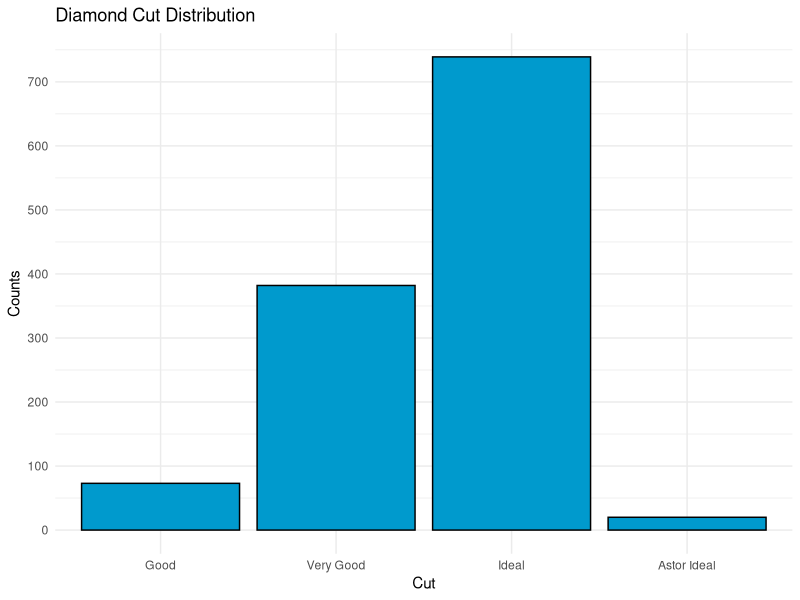
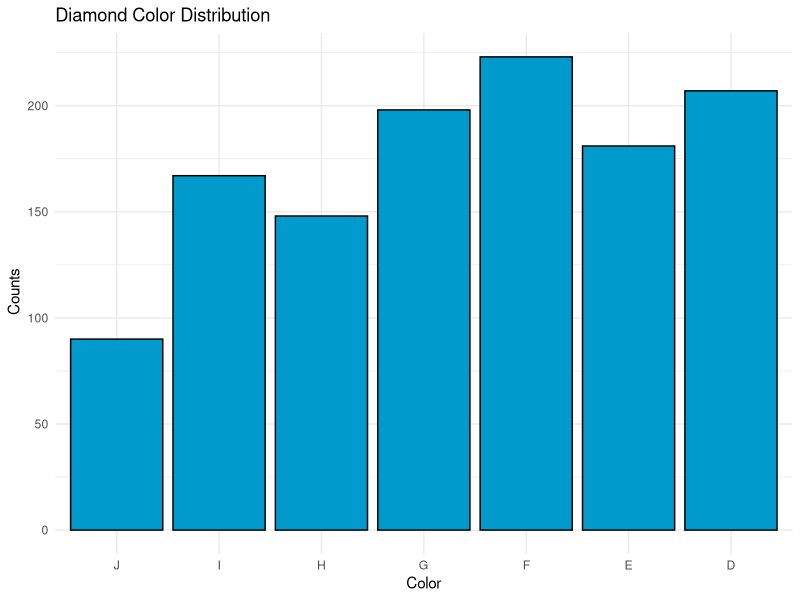
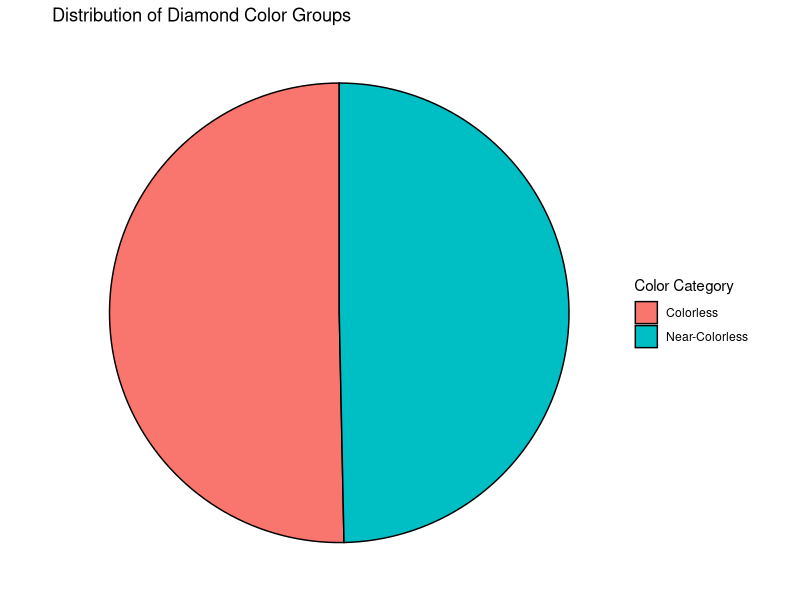
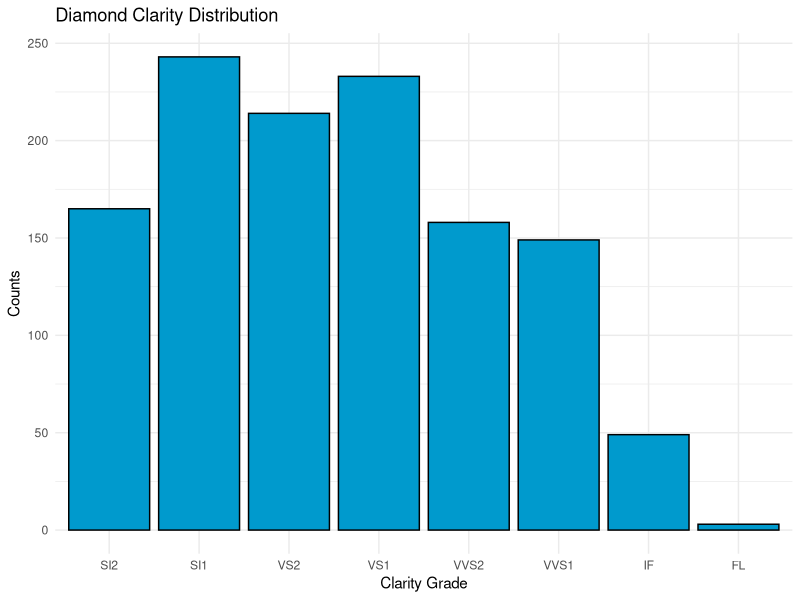
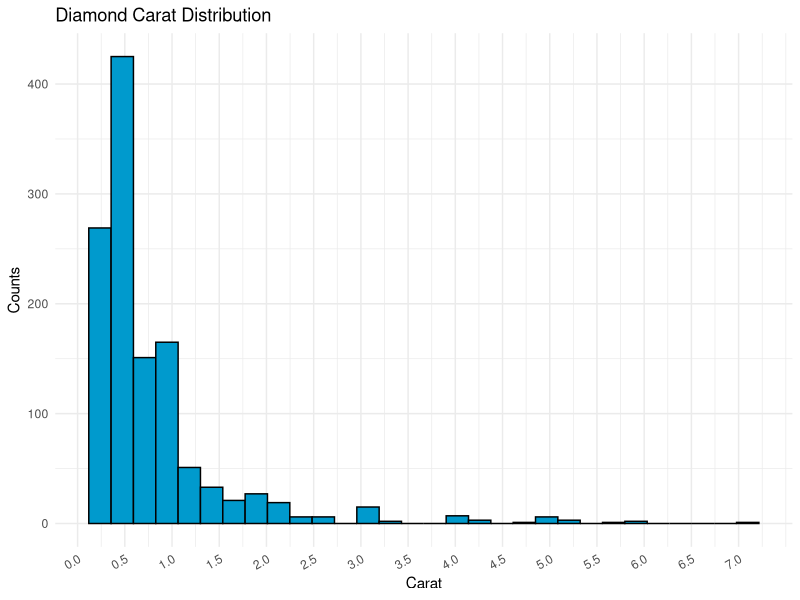
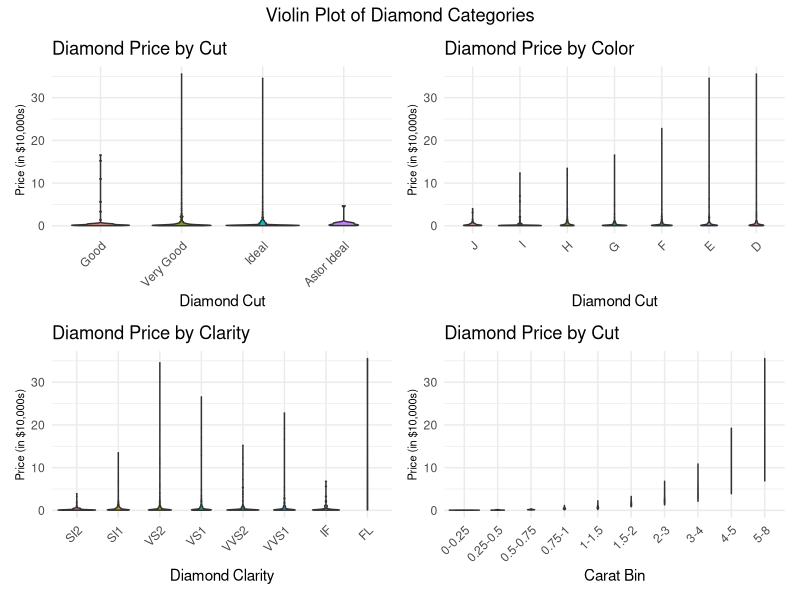
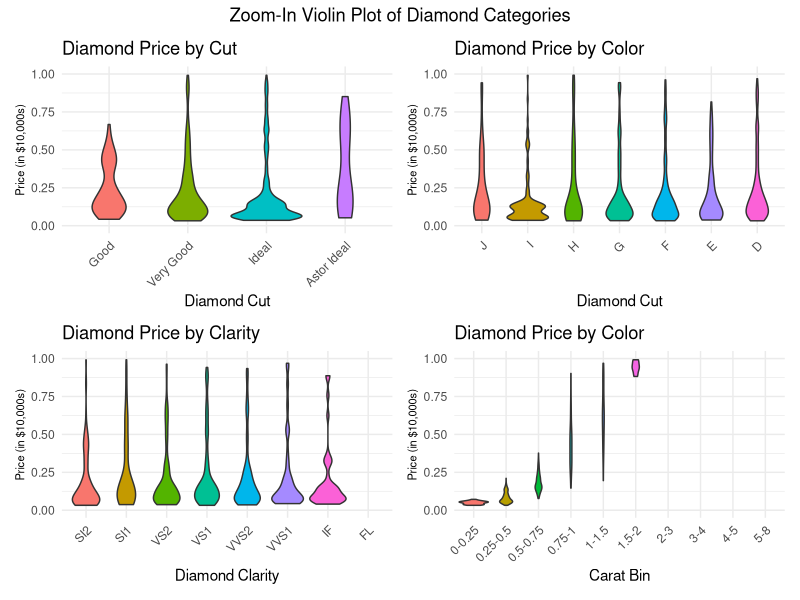
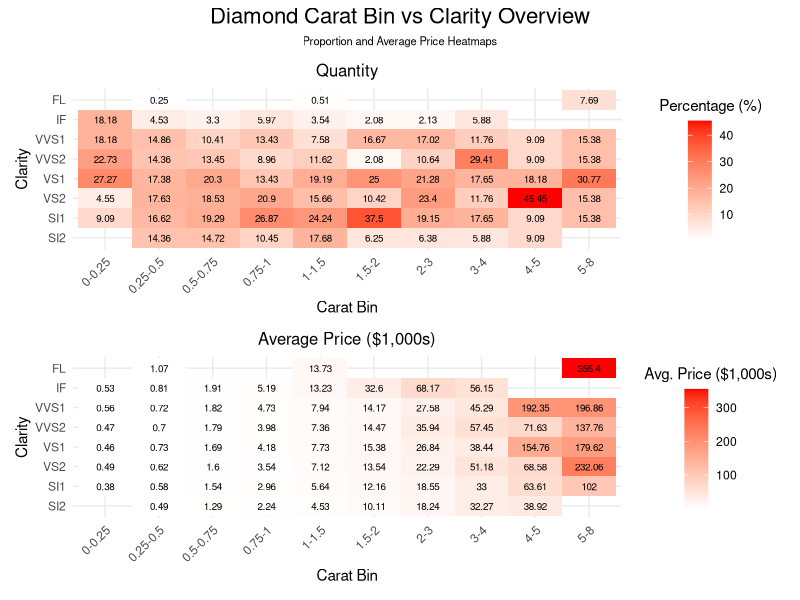

Here is the R script that generated these plots, in order: (Note: this script raises an error after producing the figures.)
## ---- chunk 1
rm(list = ls())
library(tidyverse)
library(MASS)
library(patchwork)
library(kableExtra)
library(knitr)
library(scales)


diamond <- read.csv("diamonds4.csv")
## ---- chunk 2
diamond<-diamond%>%
  mutate(cut=cut%>%
           fct_relevel(c("Good","Very Good","Ideal","Astor Ideal")))%>%
  mutate(clarity=clarity%>%
           fct_relevel(c("SI2","SI1","VS2","VS1","VVS2","VVS1","IF","FL")))%>%
  mutate(color=color%>%
           fct_relevel(c("J","I","H","G","F","E","D")))

diamond <- diamond %>%
  mutate(carat_bin = cut(carat,
                         breaks = c(0, 0.25, 0.5, 0.75, 1, 1.5, 2, 3, 4, 5, 8),
                         labels = c("0-0.25", "0.25-0.5", "0.5-0.75", "0.75-1", "1-1.5", "1.5-2", "2-3", "3-4", "4-5", "5-8")),
                         right = FALSE) %>%
  drop_na(carat) 

carat_new_bins <- diamond %>%
  drop_na(carat) %>%
  mutate(carat_bin = cut(carat,
                         breaks = c(0, 0.25, 0.5, 0.75, 1, 1.5, 2, 3, 4, 5, 8),
                         labels = c("0-0.25", "0.25-0.5", "0.5-0.75", "0.75-1", "1-1.5", "1.5-2", "2-3", "3-4", "4-5", "5-8"),
                         right = FALSE))

CutCarat<-carat_new_bins%>%
  group_by(cut,carat_bin)%>%
  summarise(Ave_Price=round(mean(price),0))%>%
  ungroup()

ColorCarat<-carat_new_bins%>%
  group_by(color,carat_bin)%>%
  summarise(Ave_Price=round(mean(price),0))%>%
  ungroup()

ClarityCarat<-carat_new_bins%>%
  group_by(clarity,carat_bin)%>%
  summarise(Ave_Price=round(mean(price),0))%>%
  ungroup()

CutColor<- carat_new_bins %>%
  group_by(cut,color)%>%
  summarise(Ave_Price=round(mean(price),0))%>%
  ungroup()
## ---- chunk 3
ggplot(diamond, aes(x=cut))+
  geom_bar(fill = "deepskyblue3", color ="black")+
  scale_y_continuous(breaks=seq(0,800,100))+
  labs(x="Cut", y="Counts",
       title="Diamond Cut Distribution") + 
  theme_minimal() + 
  theme(legend.position = "none")
## ---- chunk 4
ggplot(diamond, aes(x=color)) +
  geom_bar(fill = "deepskyblue3", color ="black") +
  labs(title = "Diamond Color Distribution",
       x = "Color",
       y = " Counts") +
  theme_minimal() 
## ---- chunk 5

diamond <- diamond %>%
  mutate(color_category = case_when(
    color %in% c("D", "E", "F") ~ "Colorless",
    color %in% c("G", "H", "I", "J") ~ "Near-Colorless",
    color %in% c("K") ~ "Faint"
  ))

color_counts <- diamond %>%
  count(color_category)

ggplot(color_counts, aes(x="", y=n, fill=color_category)) + 
  geom_bar(stat="identity", width=1, color="black") + 
  coord_polar("y", start=0) + 
  labs(title = "Distribution of Diamond Color Groups",
       x = NULL,
       y = NULL,
       fill = "Color Category") + 
  theme_void()
## ---- chunk 6
# arrange clarity by rating
clarity_ordered <- diamond %>%
  mutate(clarity = factor(clarity, levels = c("SI2", "SI1", "VS2", "VS1", "VVS2", "VVS1", "IF", "FL"))) %>%
  arrange(clarity)

# bar chart of counts and clarity grade
ggplot(clarity_ordered, aes(x=clarity))+
  geom_bar(fill = "deepskyblue3", color = "black")+
  labs(x="Clarity Grade", y="Counts", title="Diamond Clarity Distribution") +
  theme_minimal()
## ---- chunk 7
ggplot(diamond, aes(x = carat)) +
  geom_histogram(fill = "deepskyblue3", color = "black") + 
  labs(title = "Diamond Carat Distribution",x = "Carat",y = "Counts") +
  scale_x_continuous(breaks = seq(0, max(diamond$carat), by = 0.5)) +
  scale_y_continuous(labels = scales::comma) +
  theme_minimal() + 
  theme(axis.text.x = element_text(angle = 30, hjust = 1))

## ---- chunk 8

carat_summary <- diamond %>%
  mutate(carat_bin = cut(carat, breaks = c(0, 0.25, 0.5, 0.75, 1, 1.5, 2, 3, 4, 5, 6, 7, 8), right = FALSE)) %>%
  drop_na(carat_bin) %>%
  count(carat_bin) %>%
  mutate(proportions = round(n / sum(n), 3))
kable(carat_summary, col.names = c("Carat Range", "Counts", "Proportion"),
      caption = "Summary of diamond by Carat Range") %>%
  kable_styling(full_width = FALSE, position = "center", latex_options = c("HOLD_position", "striped")) %>%
  column_spec(1, width = "5cm") %>%
  column_spec(2, width = "3cm") %>%
  column_spec(3, width = "3cm")

## ---- chunk 9
g1 <- ggplot(diamond, aes(x = cut, y = price/10000, fill = cut)) + 
  geom_violin() +
  labs(title = "Diamond Price by Cut",
       x = "Diamond Cut",
       y = "Price (in $10,000s)") +
  theme_minimal() +
  theme(legend.position = "none",
        axis.text.x = element_text(angle = 45, hjust = 1),
        axis.title.y = element_text(size = 8))


g2 <- ggplot(diamond, aes(x = color, y = price/10000, fill = color)) + 
  geom_violin() +
  labs(title = "Diamond Price by Color",
       x = "Diamond Cut",
       y = "Price (in $10,000s)") +
  theme_minimal() +
  theme(legend.position = "none",
        axis.text.x = element_text(angle = 45, hjust = 1),
        axis.title.y = element_text(size = 8))

g3 <- ggplot(diamond, aes(x = clarity, y = price/10000, fill = clarity)) + 
  geom_violin() +
  labs(title = "Diamond Price by Clarity",
       x = "Diamond Clarity",
       y = "Price (in $10,000s)") +
  theme_minimal() +
  theme(legend.position = "none",
        axis.text.x = element_text(angle = 45, hjust = 1),
        axis.title.y = element_text(size = 8))

g4 <- ggplot(diamond, aes(x = carat_bin, y = price/10000, fill = carat_bin)) + 
  geom_violin() +
  labs(title = "Diamond Price by Cut",
       x = "Carat Bin",
       y = "Price (in $10,000s)") +
  theme_minimal() +
  theme(legend.position = "none",
        axis.text.x = element_text(angle = 45, hjust = 1),
        axis.title.y = element_text(size = 8))

(g1 | g2) / (g3 | g4) + 
  plot_annotation(title = "Violin Plot of Diamond Categories", 
  theme = theme(plot.title = element_text(hjust = 0.5)))
## ---- chunk 10
g1 <- ggplot(diamond, aes(x = cut, y = price/10000, fill = cut)) + 
  geom_violin() +
  scale_y_continuous(limits = c(0, 1))  +
  theme_minimal() +
  labs(title = "Diamond Price by Cut",
       x = "Diamond Cut",
       y = "Price (in $10,000s)") +
  theme(legend.position = "none",
        axis.text.x = element_text(angle = 45, hjust = 1),
        axis.title.y = element_text(size = 8))

g2 <- ggplot(diamond, aes(x = color, y = price/10000, fill = color)) + 
  geom_violin() +
  scale_y_continuous(limits = c(0, 1))  +
  labs(title = "Diamond Price by Color",
       x = "Diamond Cut",
       y = "Price (in $10,000s)") +
  theme_minimal() +
  theme(legend.position = "none",
        axis.text.x = element_text(angle = 45, hjust = 1),
        axis.title.y = element_text(size = 8))

g3 <- ggplot(diamond, aes(x = clarity, y = price/10000, fill = clarity)) + 
  geom_violin() +
  scale_y_continuous(limits = c(0, 1))  +
  labs(title = "Diamond Price by Clarity",
       x = "Diamond Clarity",
       y = "Price (in $10,000s)") +
  theme_minimal() +
  theme(legend.position = "none",
        axis.text.x = element_text(angle = 45, hjust = 1),
        axis.title.y = element_text(size = 8))

g4 <- ggplot(diamond, aes(x = carat_bin, y = price/10000, fill = carat_bin)) + 
  geom_violin() +
  scale_y_continuous(limits = c(0, 1))  +
  labs(title = "Diamond Price by Color",
       x = "Carat Bin",
       y = "Price (in $10,000s)") +
  theme_minimal() +
  theme(legend.position = "none",
        axis.text.x = element_text(angle = 45, hjust = 1),
        axis.title.y = element_text(size = 8))

(g1 | g2) / (g3 | g4) + 
  plot_annotation(title = "Zoom-In Violin Plot of Diamond Categories", 
  theme = theme(plot.title = element_text(hjust = 0.5)))
## ---- chunk 11
cut_Min_Tab<-CutCarat%>%
  group_by(carat_bin)%>%
  rename(Ave_Price_Cut=Ave_Price)%>%
  mutate(Min_Cut=min(Ave_Price_Cut))%>%
  filter(Ave_Price_Cut==Min_Cut)

cut_Max_Tab<-CutCarat%>%
  group_by(carat_bin)%>%
  rename(Ave_Price_Cut=Ave_Price)%>%
  mutate(Max_Cut=max(Ave_Price_Cut))%>%
  filter(Ave_Price_Cut==Max_Cut)

color_Min_Tab<-ColorCarat%>%
  group_by(carat_bin)%>%
  rename(Ave_Price_Color=Ave_Price)%>%
  mutate(Min_Color=min(Ave_Price_Color))%>%
  filter(Ave_Price_Color==Min_Color)

color_Max_Tab<-ColorCarat%>%
  group_by(carat_bin)%>%
  rename(Ave_Price_Color=Ave_Price)%>%
  mutate(Max_Color=max(Ave_Price_Color))%>%
  filter(Ave_Price_Color==Max_Color)

clarity_Min_Tab<-ClarityCarat%>%
  group_by(carat_bin)%>%
  rename(Ave_Price_Clar=Ave_Price)%>%
  mutate(Min_Clar=min(Ave_Price_Clar))%>%
  filter(Ave_Price_Clar==Min_Clar)

clarity_Max_Tab<-ClarityCarat%>%
  group_by(carat_bin)%>%
  rename(Ave_Price_Clar=Ave_Price)%>%
  mutate(Max_Clar=max(Ave_Price_Clar))%>%
  filter(Ave_Price_Clar==Max_Clar)

clarity_Full_Tab<-bind_rows(clarity_Min_Tab,clarity_Max_Tab)%>%
  arrange(carat_bin,Ave_Price_Clar)

color_Full_Tab<-bind_rows(color_Min_Tab,color_Max_Tab)%>%
  arrange(carat_bin,Ave_Price_Color)

cut_Full_Tab<-bind_rows(cut_Min_Tab,cut_Max_Tab)%>%
  arrange(carat_bin,Ave_Price_Cut)

clarity_tab_calc<-clarity_Full_Tab%>%
  group_by(carat_bin)%>%
  summarize(Price_Rng_Clar=max(Ave_Price_Clar)-min(Ave_Price_Clar))%>%
  dplyr::select(Price_Rng_Clar)

color_tab_calc<-color_Full_Tab%>%
  group_by(carat_bin)%>%
  summarize(Price_Rng_Color=max(Ave_Price_Color)-min(Ave_Price_Color))%>%
  dplyr::select(Price_Rng_Color)

cut_tab_calc<-cut_Full_Tab%>%
  group_by(carat_bin)%>%
  summarize(Price_Rng_Cut=max(Ave_Price_Cut)-min(Ave_Price_Cut))%>%
  dplyr::select(carat_bin,Price_Rng_Cut)

Full_Tab<-bind_cols(cut_tab_calc,color_tab_calc,clarity_tab_calc)
## ---- chunk 12
# new dataframe with carat new bins and clarity ordered
# new dataframe with carat new bins and clarity ordered
carat_new_bins <- clarity_ordered %>%
  drop_na(carat) %>%
  mutate(carat_bin = cut(carat,
                         breaks = c(0, 0.25, 0.5, 0.75, 1, 1.5, 2, 3, 4, 5, 8),
                         labels = c("0-0.25", "0.25-0.5", "0.5-0.75", "0.75-1", "1-1.5", "1.5-2", "2-3", "3-4", "4-5", "5-8"),
                         right = FALSE)) %>%
  drop_na(carat_bin)

# compare carat and clarity by count 
carat_clarity1<-carat_new_bins%>%
  count(carat_bin,clarity)%>%
  group_by(carat_bin)%>%
  mutate(Percentage= round(n/sum(n)*100,2))

# compare carat and clarity by price
carat_clarity2<-carat_new_bins%>%
  group_by(clarity,carat_bin)%>%
  summarise(avg_price=round(mean(price),0))%>%
  ungroup()
 
# Heat maps for diamond carat by clarity
a1 <-ggplot(carat_clarity1,aes(x=carat_bin,y=clarity,fill=Percentage))+
  geom_tile()+
  scale_fill_gradient(low="white",high="red") +
  geom_text(aes(label = Percentage), size = 2.5)+
  labs(x="Carat Bin",
       y="Clarity",
       title="Quantity",
       fill = "Percentage (%)") +
  theme_minimal() +
  theme(axis.text.x = element_text(angle = 45, hjust = 1),
        plot.title = element_text(hjust=0.5, size = 12),
        legend.title = element_text(hjust=0.5, size = 11))

a2 <- ggplot(carat_clarity2,aes(x=carat_bin,y=clarity,fill=avg_price/1000))+
  geom_tile()+
  scale_fill_gradient(low="white",high="red")+
  geom_text(aes(label = round(avg_price/1000,2)), size = 2.5) +
  labs(x="Carat Bin",y="Clarity",
       title="Average Price ($1,000s)",
       fill = "Avg. Price ($1,000s)") +
  theme_minimal() +
  theme(axis.text.x = element_text(angle = 45, hjust = 1),
        plot.title = element_text(hjust=0.5, size = 12),
        legend.title = element_text(hjust=0.5, size = 11))

a1/a2 + 
  plot_annotation(title = "Diamond Carat Bin vs Clarity Overview",
                  subtitle = "Proportion and Average Price Heatmaps",
                  theme = theme(
                    plot.title = element_text(hjust = 0.5, size = 16),
                    plot.subtitle = element_text(hjust = 0.5, size =8 )
  ))
## ---- chunk 13
b1 <- ggplot(CutCarat,aes(x=carat_bin,y=cut,fill=Ave_Price/1000))+
  geom_tile()+
  scale_fill_gradient(low="white",high="blue")+
  geom_text(aes(label=round(Ave_Price/1000, 2)), size = 2.5)+
  labs(x="Carat Bin",
       y="Cut",
       title="Average Price ($1,000s)",
       fill = "Avg. Price ($1,000s)") +
  theme_minimal() +
  theme(axis.text.x = element_text(angle = 45, hjust = 1),
        plot.title = element_text(hjust=0.5, size = 12),
        legend.title = element_text(hjust=0.5, size = 11))

cut_carrat <- diamond %>%
  count(cut, carat_bin) %>%
  group_by(cut) %>%
  mutate(Percentage= round(n/sum(n)*100,2))

  
b2 <- ggplot(cut_carrat, aes(x = carat_bin, y = cut, fill = Percentage))+
  geom_tile() +
  scale_fill_gradient(low = "white", high = "blue") +
  geom_text(aes(label = Percentage), size = 2.5) +
  labs(
    x = "Carat Bin",
    y = "Cut",
    title = "Quantity",
    fill = "Percentage (%)"
  ) +
  theme_minimal() +
  theme(axis.text.x = element_text(angle = 45, hjust = 1),
        plot.title = element_text(hjust=0.5, size = 12),
        legend.title = element_text(hjust=0.5, size = 11))


b2/b1 + 
  plot_annotation(title = "Diamond Carat vs Cut Overview",
                  subtitle = "Proportion and Average Price Heatmaps",
                  theme = theme(
                    plot.title = element_text(hjust = 0.5, size = 16),
                    plot.subtitle = element_text(hjust = 0.5, size =8 )
  ))
## ---- chunk 14
c1 <- ggplot(ColorCarat,aes(x=color,y=carat_bin,fill=Ave_Price/1000))+
  geom_tile()+
  scale_fill_gradient(low="white",high="darkgreen")+
  geom_text(aes(label=round(Ave_Price/1000, 2)), size = 2.5)+
  labs(x="Color",
       y="Carat Bin",
       title="Average Price ($1,000s)",
       fill = "Avg. Price ($1,000s)") +
  theme_minimal() +
  theme(axis.text.x = element_text(hjust = 1),
        plot.title = element_text(hjust=0.5, size = 12),
        legend.title = element_text(hjust=0.5, size = 11))

color_carat <- diamond %>%
  count(color, carat_bin) %>%
  group_by(color) %>%
  mutate(Percentage= round(n/sum(n)*100,2))

  
c2 <- ggplot(color_carat, aes(x = color, y = carat_bin, fill = Percentage))+
  geom_tile() +
  scale_fill_gradient(low = "white", high = "darkgreen") +
  geom_text(aes(label = Percentage), size = 2.5) +
  labs(
    x = "Color",
    y = "Carat Bin",
    title = "Quantity",
    fill = "Percentage (%)"
  ) +
  theme_minimal() +
  theme(axis.text.x = element_text(hjust = 1),
        plot.title = element_text(hjust=0.5, size = 12),
        legend.title = element_text(hjust=0.5, size = 11))

c2/c1 + 
  plot_annotation(title = "Diamond Color vs Carat Bin Overview",
                  subtitle = "Proportion and Average Price Heatmaps",
                  theme = theme(
                    plot.title = element_text(hjust = 0.5, size = 16),
                    plot.subtitle = element_text(hjust = 0.5, size =8 )
  ))
## ---- chunk 15
color_cut <- diamond %>%
  count(cut,color) %>%
  group_by(color) %>%
  mutate(Percentage= round(n/sum(n)*100,2))


d1 <- ggplot(color_cut,aes(x=cut, y=color, fill=Percentage))+
  geom_tile()+
  scale_fill_gradient(low="white",high="purple")+
  geom_text(aes(label=Percentage), size = 2.5)+
  labs(
    x = "Cut",
    y = "Color",
    title = "Quantity",
    fill = "Percentage (%)"
  ) +
  theme_minimal() +
  theme(axis.text.x = element_text(angle = 45, hjust = 1),
        plot.title = element_text(hjust=0.5, size = 12),
        legend.title = element_text(hjust=0.5, size = 11))

d2 <- ggplot(CutColor, aes(x=cut,y=color,fill=Ave_Price/1000))+
  geom_tile()+
  scale_fill_gradient(low="white",high="purple")+
  geom_text(aes(label=round(Ave_Price/1000,2)), size = 2.5)+
  labs(x="Cut",
       y="Color",
       title="Average Price ($1,000s)",
       fill = "Avg. Price ($1,000s)") +
  theme_minimal() +
  theme(axis.text.x = element_text(angle = 45, hjust = 1),
        plot.title = element_text(hjust=0.5, size = 12),
        legend.title = element_text(hjust=0.5, size = 11))

d1/d2 + 
  plot_annotation(title = "Diamond Cut vs Color Overview",
                  subtitle = "Proportion and Average Price Heatmaps",
                  theme = theme(
                    plot.title = element_text(hjust = 0.5, size = 16),
                    plot.subtitle = element_text(hjust = 0.5, size =8 )
  ))
## ---- chunk 16
color_clarity <- diamond %>%
  count(color, clarity) %>%
  group_by(color) %>%
  mutate(Percentage= round(n/sum(n)*100,2))


e1 <- ggplot(color_clarity, aes(x = color, y = clarity, fill = Percentage)) + 
  geom_tile() +
  scale_fill_gradient(low = "white", high = "brown4") +
  geom_text(aes(label = Percentage), size = 2.5) +
  labs(
    x = "Color",
    y = "Clarity",
    title = "Quantity",
    fill = "Percentage (%)"
  ) +
  theme_minimal() +
  theme(axis.text.x = element_text(hjust = 1),
        plot.title = element_text(hjust=0.5, size = 12),
        legend.title = element_text(hjust=0.5, size = 11))

# compare color and clarity by count 
color_clarity1 <- clarity_ordered %>%
  count(color, clarity) %>%
  group_by(color) %>%
  mutate(Percentage= round(n/sum(n)*100,2))

# compare color and clarity by price 
color_clarity2 <- clarity_ordered%>%
  group_by(color,clarity)%>%
  summarise(avg_price=round(mean(price),0))%>%
  ungroup()


e2 <- ggplot(color_clarity2,aes(x=color,y=clarity,fill=avg_price))+
  geom_tile()+
  scale_fill_gradient(low="white",high="brown4")+
  geom_text(aes(label=round(avg_price/1000, 2)), size = 2.5) +
  labs(x="Color",
       y="Clarity",
       title="Average Price ($1,000s)",
       fill = "Avg. Price ($1,000s)") +
  theme_minimal() +
  theme(axis.text.x = element_text(hjust = 1),
        plot.title = element_text(hjust=0.5, size = 12),
        legend.title = element_text(hjust=0.5, size = 11))

e1/e2 + 
  plot_annotation(title = "Diamond Clarity vs Color Overview",
                  subtitle = "Proportion and Average Price Heatmaps",
                  theme = theme(
                    plot.title = element_text(hjust = 0.5, size = 16),
                    plot.subtitle = element_text(hjust = 0.5, size =8 )
  ))
## ---- chunk 17
clarity_cut <- diamond %>%
  count(cut, clarity) %>%
  group_by(cut) %>%
  mutate(Percentage= round(n/sum(n)*100,2))

  
f1 <- ggplot(clarity_cut, aes(x = cut, y = clarity, fill = Percentage))+
  geom_tile() +
  scale_fill_gradient(low = "white", high = "orange3") +
  geom_text(aes(label = Percentage), size = 2.5) +
  labs(
    x = "Cut",
    y = "Clarity",
    title = "Quantity",
    fill = "Percentage (%)"
  ) +
  theme_minimal() +
  theme(axis.text.x = element_text(angle = 45, hjust = 1),
        plot.title = element_text(hjust=0.5, size = 12),
        legend.title = element_text(hjust=0.5, size = 11))


# new dataframe with cut and clarity ordered 
cut_clarity<-diamond%>%
  mutate(cut=cut%>%
           fct_relevel(c("Good","Very Good","Ideal","Astor Ideal")))%>%
  mutate(clarity=clarity%>%
           fct_relevel(c("SI2","SI1","VS2","VS1","VVS2","VVS1","IF","FL")))

# compare cut and clarity by count 
cut_clarity1<-cut_clarity%>%
  count(cut,clarity)%>%
  group_by(cut)%>%
  mutate(Percentage= round(n/sum(n)*100,2))

# compare cut and clarity by price
cut_clarity2<-cut_clarity%>%
  group_by(cut,clarity)%>%
  summarise(avg_price=round(mean(price),0))%>%
  ungroup()
 

f2 <- ggplot(cut_clarity2,aes(x=cut,y=clarity,fill=avg_price/1000))+
  geom_tile()+
  scale_fill_gradient(low="white",high="orange3") +
  geom_text(aes(label = round(avg_price/1000, 2)), size = 2.5) +
  labs(x="Cut",
       y="Clarity",
       title="Average Price ($1,000s)",
       fill = "Avg. Price ($1,000s)") +
  theme_minimal() +
  theme(axis.text.x = element_text(angle = 45, hjust = 1),
        plot.title = element_text(hjust=0.5, size = 12),
        legend.title = element_text(hjust=0.5, size = 11))


f1/f2 + 
  plot_annotation(title = "Diamond Cut vs Clarity Overview",
                  subtitle = "Proportion and Average Price Heatmaps",
                  theme = theme(
                    plot.title = element_text(hjust = 0.5, size = 16),
                    plot.subtitle = element_text(hjust = 0.5, size =8 )
  ))
## ---- chunk 18
ggplot(diamond, aes(x = carat, y = price)) +
  geom_point(color = "skyblue", alpha = 1) +
  labs(title = "Diamond Price vs Carat",x = "Carat",y = "Price") +
  geom_smooth(method = "lm", color = "blue") +
  scale_y_continuous(labels = scales::comma) +
  theme_minimal()
  
## ---- chunk 19
carat_price_summary2 <- diamond %>%
  mutate(carat_bin = cut(carat, breaks = c(0, 0.25, 0.5, 0.75, 1, 1.5, 2, 3, 4, 5, 6, 7, 8), right = FALSE)) %>%
  group_by(carat_bin) %>%
  summarise(
    Min_Price = min(price, na.rm = TRUE),
    Max_Price = max(price, na.rm = TRUE),
    Avg_Price = round(mean(price, na.rm = TRUE), 2),
    Variability_Percent = round((Max_Price - Min_Price) / Min_Price * 100,2))
kable(carat_price_summary2, col.names = c("Carat Range", "Min Price", "Max Price", "Average Price", "Variability (%)"),
      caption = "Summary of Diamond Prices by Carat Range") %>%
  kable_styling(full_width = FALSE, position = "center") %>%
  column_spec(1, width = "5cm") %>%
  column_spec(2, width = "3cm") %>%
  column_spec(3, width = "3cm")
## ---- chunk 20
model_carat <- lm(price ~ carat, diamond)
par(mfrow = c(2,2))
plot(model_carat)
residuals_model <- residuals(model_carat)
## ---- chunk 21
residuals_model <- residuals(model_carat)
acf(residuals_model)
## ---- chunk 22
boxcox(model_carat)
## ---- chunk 23
diamond$price_sqrt <- sqrt(diamond$price)
model_carat_sqrt <- lm(price_sqrt ~ carat, diamond)


par(mfrow = c(2, 2))
plot(model_carat_sqrt)
## ---- chunk 24
residuals_model_sq <- residuals(model_carat_sqrt)
acf(residuals_model_sq)
## ---- chunk 25
print(summary(model_carat_sqrt))
## ---- chunk 26
ggplot(diamond, aes(x = carat, y = price_sqrt)) +
  geom_point(color = "skyblue", alpha = 1) +
  labs(title = "Diamond Carat vs Square Root of Price",
       x = "Carat",
       y = "Square Root of Price") +
  geom_smooth(method = "lm", color = "blue") +
  scale_y_continuous(labels = scales::comma) +
  theme_minimal()
